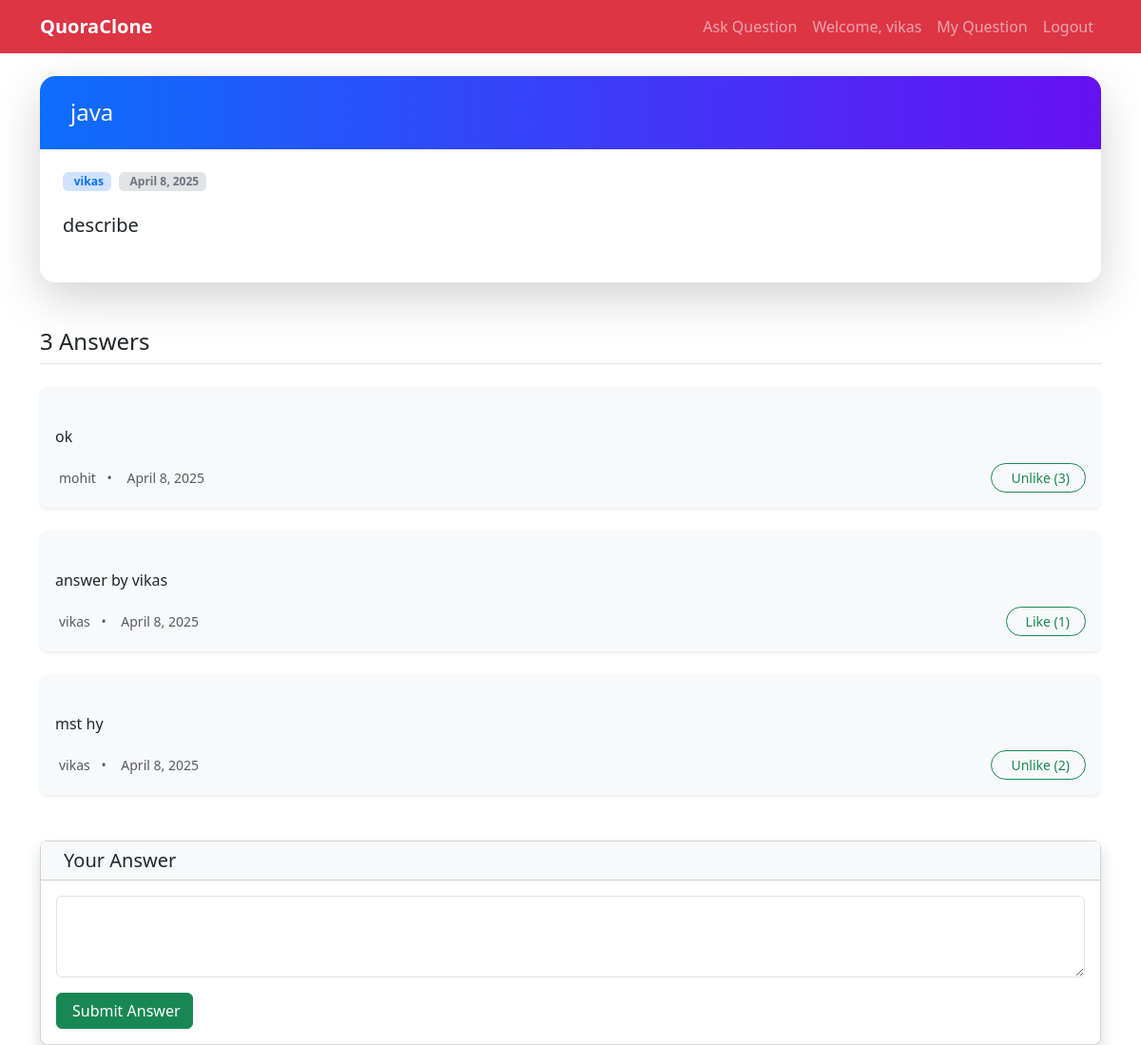
Screenshot of /qa/question/2/ (signed in) with the database file from the repository.
### qa_app/models.py (models this page shows, shortened)
class Question(models.Model):
    title = models.CharField(max_length=200)
    content = models.TextField()
    author = models.ForeignKey(User, on_delete=models.CASCADE, related_name='questions')
    created_at = models.DateTimeField(auto_now_add=True)
    updated_at = models.DateTimeField(auto_now=True)

class Answer(models.Model):
    question = models.ForeignKey(Question, on_delete=models.CASCADE, related_name='answers')
    content = models.TextField()
    author = models.ForeignKey(User, on_delete=models.CASCADE, related_name='answers')
    created_at = models.DateTimeField(auto_now_add=True)
    updated_at = models.DateTimeField(auto_now=True)
    likes = models.ManyToManyField(User, related_name='liked_answers', blank=True)
    def total_likes(self):
        return self.likes.count()

### qa_app/views.py (the view)
# urls.py: path('question/<int:pk>/', views.question_detail, name='question_detail'),
@login_required
def question_detail(request, pk):
    question = get_object_or_404(Question, pk=pk)
    question.content = mark_safe(markdown(question.content, extensions=['fenced_code']))
    answers = question.answers.all().order_by('-created_at')
    for answer in answers:
        answer.content = mark_safe(markdown(answer.content, extensions=['fenced_code']))
    if request.method == 'POST':
        form = AnswerForm(request.POST)
        if form.is_valid() and request.user.is_authenticated:
            answer = form.save(commit=False)
            answer.question = question
            answer.author = request.user
            answer.save()
            return redirect('question_detail', pk=pk)
    else:
        form = AnswerForm()
    return render(request, 'qa_app/question_details.html', {
        'question': question,
        'answers': answers,
        'form': form
    })

### qa_app/forms.py
class AnswerForm(forms.ModelForm):
    class Meta:
        model = Answer
        fields = ['content']
        widgets = {
            'content': forms.Textarea(attrs={'class': 'form-control', 'rows': 3}),
        }
        labels = {
            'content': 'Your Answer',
        }

### templates/qa_app/question_details.html (shortened to what this page needs)
{% extends 'base.html' %}
{% block content %}
<div class="card mb-5 shadow-lg border-0 rounded-4 position-relative question-card">
    <div class="card-header text-white py-4 px-4 border-0 rounded-top-4" style="background: linear-gradient(to right, #0d6efd, #6610f2);">
        <h2 class="mb-0 d-flex align-items-center">
            <span class="fs-4">{{ question.title }}</span>
        </h2>
    </div>
    <div class="card-body p-4">
        <div class="d-flex flex-wrap align-items-center mb-3">
            <span class="badge bg-primary-subtle text-primary me-2">
                 {{ question.author.username }}
            </span>
            <span class="badge bg-secondary-subtle text-secondary">
                 {{ question.created_at|date:"F j, Y" }}
            </span>
        </div>
        <div class="question-content fs-5 lh-lg text-dark">
            {{ question.content|safe}}
        </div>
    </div>
</div>
<h4 class="mb-4 border-bottom pb-2">{{ answers.count }} Answer{% if answers.count != 1 %}s{% endif %}</h4>
{% for answer in answers %}
    <div class="card mb-4 border-0 shadow-sm rounded-3 bg-light answer-card" id="answer-{{ answer.id }}">
        <div class="card-body">
            <div class="fs-6 mb-3 text-dark">
                {{ answer.content|safe }}
            </div>
            <div class="d-flex justify-content-between align-items-center">
                <small class="text-muted">
                    {{ answer.author.username }}
                    <span class="mx-2">•</span>
                    {{ answer.created_at|date:"F j, Y" }}
                </small>
                {% if user.is_authenticated %}
                    <button class="btn btn-sm btn-outline-success like-button rounded-pill px-3" data-answer-id="{{ answer.id }}">
                        {% if user in answer.likes.all %}
                            Unlike
                        {% else %}
                            Like
                        {% endif %}
                        (<span class="likes-count">{{ answer.total_likes }}</span>)
                    </button>
                {% else %}
                    <span class="badge bg-secondary rounded-pill px-3 py-2">
                        <i class="bi bi-heart-fill me-1"></i>{{ answer.total_likes }}
                    </span>
                {% endif %}
            </div>
        </div>
    </div>
{% empty %}
    <div class="alert alert-info shadow-sm">
        <i class="bi bi-info-circle-fill me-2"></i>No answers yet. Be the first to answer!
    </div>
{% endfor %}
{% if user.is_authenticated %}
    <div class="card mt-5 shadow rounded-3">
        <div class="card-header bg-light">
            <h5 class="mb-0">Your Answer</h5>
        </div>
        <div class="card-body">
            <form method="post">
                <div class="mb-3">
                    {{ form.content }}
                </div>
                <button type="submit" class="btn btn-success">
                     Submit Answer
                </button>
            </form>
        </div>
    </div>
{% else %}
    <div class="alert alert-secondary mt-5 text-center">
        <i class="bi bi-box-arrow-in-right me-1"></i>
        <a href="{% url 'login' %}" class="alert-link">Login</a> to post an answer.
    </div>
{% endif %}
{% endblock %}

### templates/base.html (shortened to what this page needs)
<!DOCTYPE html>
<html lang="en">
<head>
    <link rel="stylesheet" href="https://cdnjs.cloudflare.com/ajax/libs/highlight.js/11.8.0/styles/github.min.css">
    <link href="https://cdn.jsdelivr.net/npm/bootstrap@5.3.0-alpha1/dist/css/bootstrap.min.css" rel="stylesheet">
</head>
<body>
    <nav class="navbar navbar-expand-lg navbar-dark bg-danger mb-4">
        <div class="container">
            <a class="navbar-brand" href="{% url 'home' %}">QuoraClone</a>
            <div class="collapse navbar-collapse" id="navbarNav">
                <ul class="navbar-nav ms-auto">
                    {% if user.is_authenticated %}
                        <li class="nav-item">
                            <a class="nav-link" href="{% url 'ask_question' %}">Ask Question</a>
                        </li>
                        <li class="nav-item">
                            <span class="nav-link">Welcome, {{ user.username }}</span>
                        </li>
                        <li class="nav-item">
                            <a class="nav-link" href="{% url 'my_questions' %}">My Question</a>
                        </li>
                        <li class="nav-item">
                            <a class="nav-link" href="{% url 'logout' %}">Logout</a>
                        </li>
                    {% endif %}
                </ul>
            </div>
        </div>
    </nav>
    <div class="container">
        {% block content %}{% endblock %}
    </div>
</body>
</html>

### templates/base.html (style rules this page uses)
.navbar-brand { font-weight: bold; }
.question-card { transition: transform 0.2s ease-in-out, box-shadow 0.2s ease-in-out; }

### rows the page displays
Question: title "java", author.username "vikas", created_at "April 8, 2025", content "describe"
Answer: content "ok", author.username "mohit", created_at "April 8, 2025", shows "Unlike", total_likes "3"
Answer: content "answer by vikas", author.username "vikas", created_at "April 8, 2025", shows "Like", total_likes "1"
Answer: content "mst hy", author.username "vikas", created_at "April 8, 2025", shows "Unlike", total_likes "2"

### other values shown
{{ user.username }} "vikas"
{{ answers.count }} "3"
